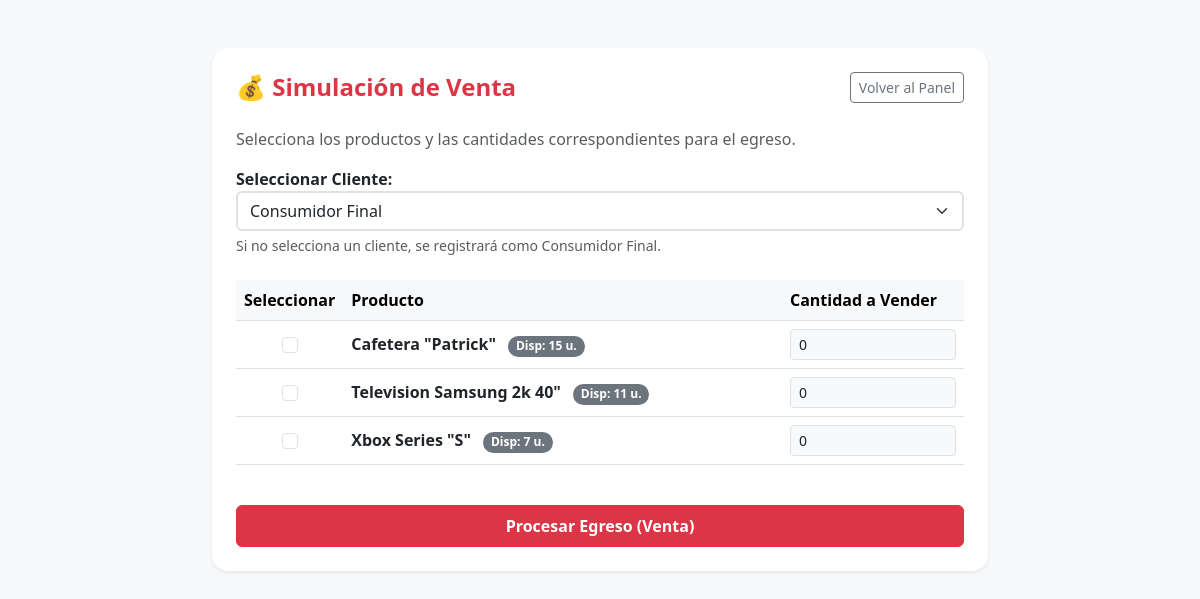
The page /ventas/simular/venta/ (signed in) on the database as committed earlier.
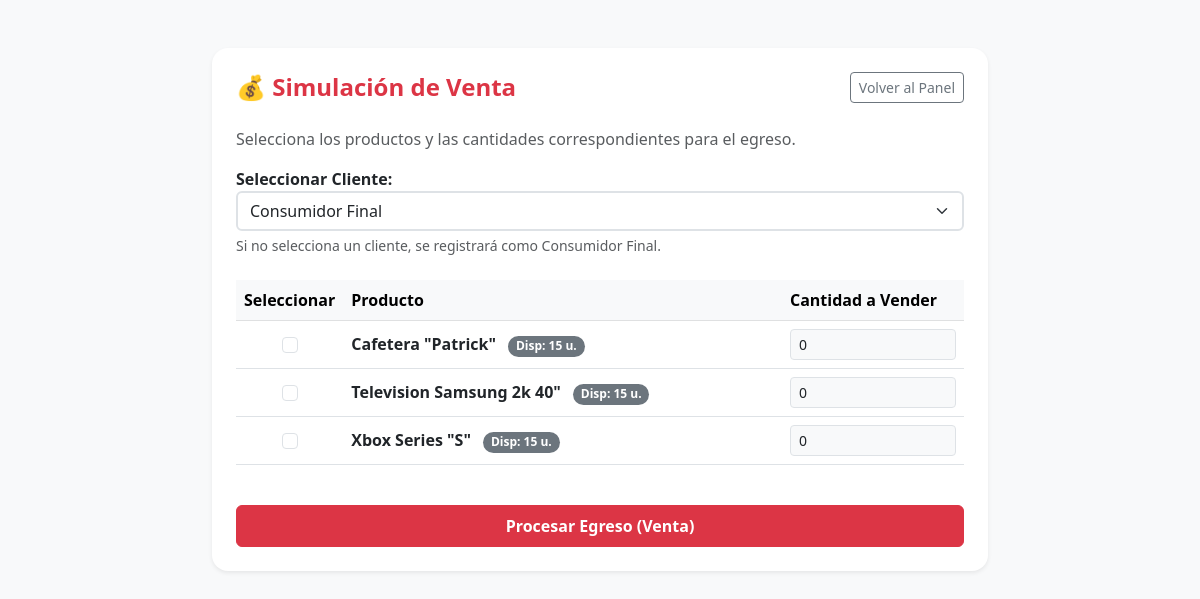
The same page on the database as committed later.
### inventario/models.py (models this page shows, shortened)
class Producto(models.Model):
    nombre = models.CharField(max_length=100)
    categoria = models.ForeignKey(Categoria, on_delete=models.PROTECT, related_name='productos', null=True, blank=True)
    cantidad = models.IntegerField(default=0)  # Representa el Stock
    precio = models.DecimalField(max_digits=10, decimal_places=2)
    costo = models.DecimalField(max_digits=10, decimal_places=2, default=0.00)
    activo = models.BooleanField(default=True)

### ventas/views.py (the view, shortened to what this page needs)
# urls.py: path('simular/venta/', SimularVentaView.as_view(), name='simular_venta'),
class SimularVentaView(LoginRequiredMixin, AdminOrOperadorMixin, View):
    def get(self, request):
        productos = Producto.objects.filter(activo=True).order_by('nombre')
        clientes = Cliente.objects.all()
        return render(request, 'ventas/simular_venta.html', {'productos': productos, 'clientes': clientes})

### inventario/views.py (called while the page is built)
    def test_func(self):
        user = self.request.user
        return user.is_superuser or user.groups.filter(name__in=['Admin', 'Operador']).exists()

### ventas/templates/ventas/simular_venta.html (shortened to what this page needs)
<!DOCTYPE html>
<html lang="es">
<head>
    <link href="https://cdn.jsdelivr.net/npm/bootstrap@5.3.0/dist/css/bootstrap.min.css" rel="stylesheet">
</head>
<body class="bg-light py-5">
    <div class="container" style="max-width: 800px;">
        <div class="card p-4 shadow-sm bg-white border-0 rounded-4">
            <div class="d-flex justify-content-between align-items-center mb-4">
                <h4 class="fw-bold text-danger m-0">💰 Simulación de Venta</h4>
                <a href="{% url 'inventario:dashboard' %}" class="btn btn-outline-secondary btn-sm">Volver al Panel</a>
            </div>
            <p class="text-muted">Selecciona los productos y las cantidades correspondientes para el egreso.</p>
            <form method="POST" id="venta-form">
                <div class="mb-4">
                    <label class="fw-bold text-dark">Seleccionar Cliente:</label>
                    <select name="cliente_id" class="form-select border-2">
                        <option value="">Consumidor Final</option>
                    </select>
                    <div class="form-text">Si no selecciona un cliente, se registrará como Consumidor Final.</div>
                </div>
                <div class="table-responsive mb-4" style="max-height: 400px; overflow-y: auto;">
                    <table class="table align-middle">
                        <thead class="table-light sticky-top">
                            <tr>
                                <th width="10%">Seleccionar</th>
                                <th>Producto</th>
                                <th width="25%">Cantidad a Vender</th>
                            </tr>
                        </thead>
                        <tbody>
                            {% for p in productos %}
                            <tr>
                                <td class="text-center">
                                    <input type="checkbox" name="productos[]" value="{{ p.id }}" class="form-check-input row-check">
                                </td>
                                <td class="fw-bold">{{ p.nombre }} <span class="badge bg-secondary rounded-pill ms-2">Disp: {{ p.cantidad }} u.</span></td>
                                <td>
                                    <input type="number" name="cantidad_{{ p.id }}" class="form-control form-control-sm row-qty bg-light" min="1" max="{{ p.cantidad }}" readonly value="0">
                                </td>
                            </tr>
                            {% endfor %}
                        </tbody>
                    </table>
                </div>
                <button type="submit" class="btn btn-danger w-100 py-2 fw-semibold">Procesar Egreso (Venta)</button>
            </form>
        </div>
    </div>
</body>
</html>

Rows that differ between the two databases and show on the page:
changed Producto "Television Samsung 2k 40\"": cantidad "11" → "15"
changed Producto "Xbox Series \"S\"": cantidad "7" → "15"
